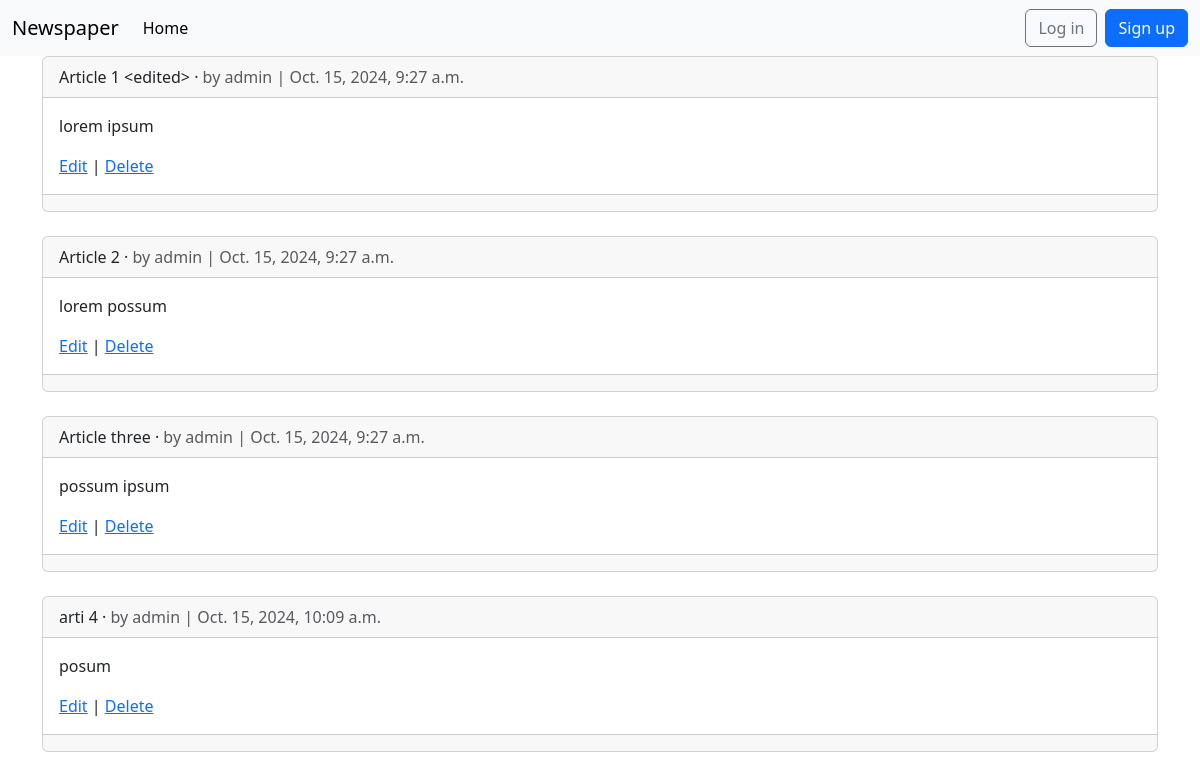
The page /articles/ on the database as committed earlier.
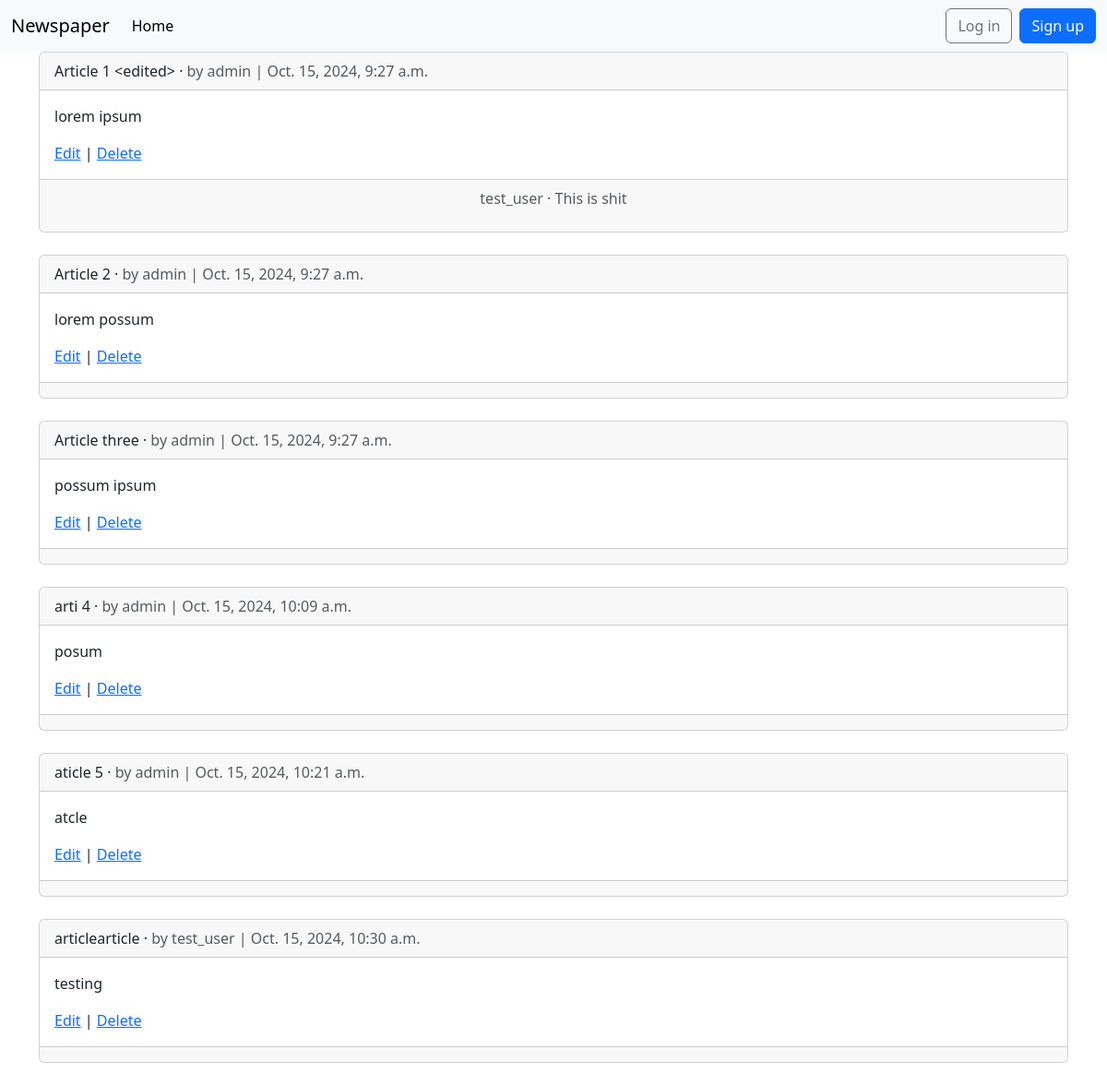
The same page on the database as committed later.
### articles/models.py (models this page shows, shortened)
class Article(models.Model):
    title = models.CharField(max_length=255)
    body = models.TextField()
    date = models.DateTimeField(auto_now_add=True)
    author = models.ForeignKey(settings.AUTH_USER_MODEL, on_delete=models.CASCADE)

class Comment(models.Model):
    article = models.ForeignKey(Article, on_delete=models.CASCADE)
    comment = models.CharField(max_length=148)
    author = models.ForeignKey(
        settings.AUTH_USER_MODEL,
        on_delete=models.CASCADE,
    )
    def __str__(self):
        return self.comment

### accounts/models.py (models this page shows)
class CustomUser(AbstractUser):
    age = models.PositiveIntegerField(null=True, blank=True)

### articles/views.py (the view)
# urls.py: path("", ArticleListView.as_view(), name="article_list"),
class ArticleListView(ListView):
    model = Article
    template_name = "article_list.html"

### templates/article_list.html (shortened to what this page needs)
{% extends "base.html" %}
{% block content %}
{% for article in article_list %}
<div class="card">
    <div class="card-header">
        <span class="font-weight-bold">{{ article.title }}</span>
        &middot;
        <span class="text-muted">by {{ article.author }} | {{ article.date }}</span>
    </div>
    <div class="card-body">
        <p>{{ article.body }}</p>
        <a href="{% url 'article_edit' article.pk %}">Edit</a> |
        <a href="{% url 'article_delete' article.pk %}">Delete</a>
    </div>
    <div class="card-footer text-center text-muted">
        {% for comment in article.comment_set.all %}
        <p>
            <span class="font-weight-bold">
                {{ comment.author }} &middot;
            </span>
            {{ comment }}
        </p>
        {% endfor %}
    </div>
</div>
    <br />
{% endfor %}
{% endblock content %}

### templates/base.html (shortened to what this page needs)
<!DOCTYPE html>
<html>
<head>
  <link href="https://cdn.jsdelivr.net/npm/bootstrap@5.3.3/dist/css/bootstrap.min.css" rel="stylesheet">
</head>
<body>
  <nav class="navbar navbar-expand-lg bg-body-tertiary">
    <div class="container-fluid">
      <a class="navbar-brand" href="{% url 'home' %}">Newspaper</a>
      <div class="collapse navbar-collapse" id="navbarSupportedContent">
        <ul class="navbar-nav me-auto mb-2 mb-lg-0">
          <li class="nav-item">
            <a class="nav-link active" aria-current="page" href="#">Home</a>
          </li>
          {% if user.is_authenticated %}
          <li><a href="{% url 'article_new' %}" class="nav-link px-2 link-dark">+ New</a></li>
        </ul>
        <div class="mr-auto">
          <ul class="navbar-nav">
            <li class="nav-item dropdown">
              <a class="nav-link dropdown-toggle" href="#" role="button" data-bs-toggle="dropdown"
                aria-expanded="false">
                {{ user.username }}
              </a>
              <ul class="dropdown-menu dropdown-menu-end">
                <li><a class="dropdown-item" href="{% url 'password_change' %}">
                  Change password</a></li>
                <li>
                  <hr class="dropdown-divider">
                </li>
                <li>
                  <form method="post" action="{% url 'logout' %}"
                    style="display:inline;">
                    {% csrf_token %}
                    <button type="submit" class="btn btn-link nav-link"
                      style="display:inline; cursor:pointer;">Logout</button>
                  </form>
                </li>
              </ul>
            </li>
            {% else %}
          </ul>
        </div>
        <div class="mr-auto">
          <form class="form d-flex">
            <a href="{% url 'login' %}" class="btn btn-outline-secondary">Log in</a>
            <a href="{% url 'signup' %}" class="btn btn-primary ms-2">Sign up</a>
          </form>
        </div>
        {% endif %}
      </div>
  </nav>
  <main>
    <div class="container">
      {% block content %}
      {% endblock content %}
    </div>
  </main>
</body>
</html>

Rows that differ between the two databases and show on the page:
added Comment: author "test_user", comment "This is shit", shown under Article "Article 1 <edited>"
added Article: title "aticle 5", author "admin", date "Oct. 15, 2024, 10:21 a.m.", body "atcle"
added Article: title "articlearticle", author "test_user", date "Oct. 15, 2024, 10:30 a.m.", body "testing"
